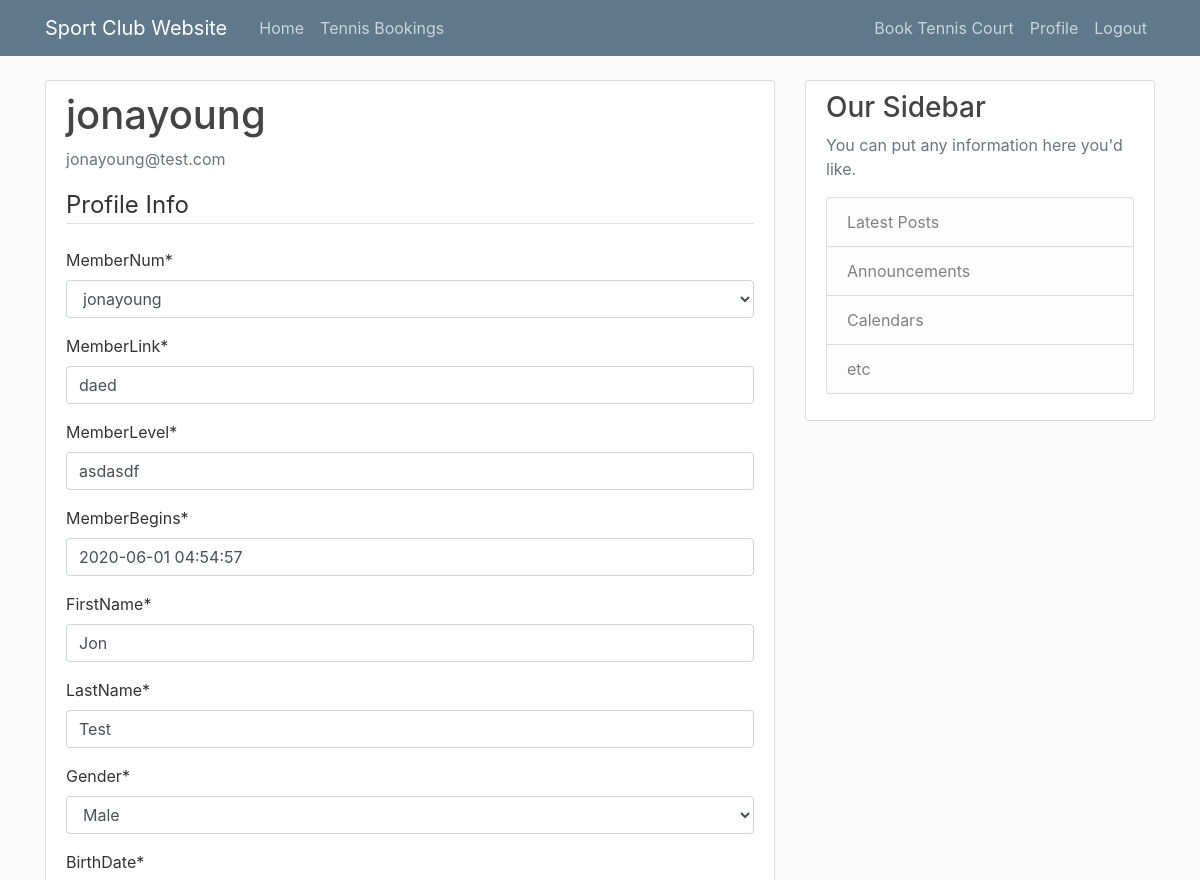
Before: /profile/ (signed in, upper part) with the older database file.
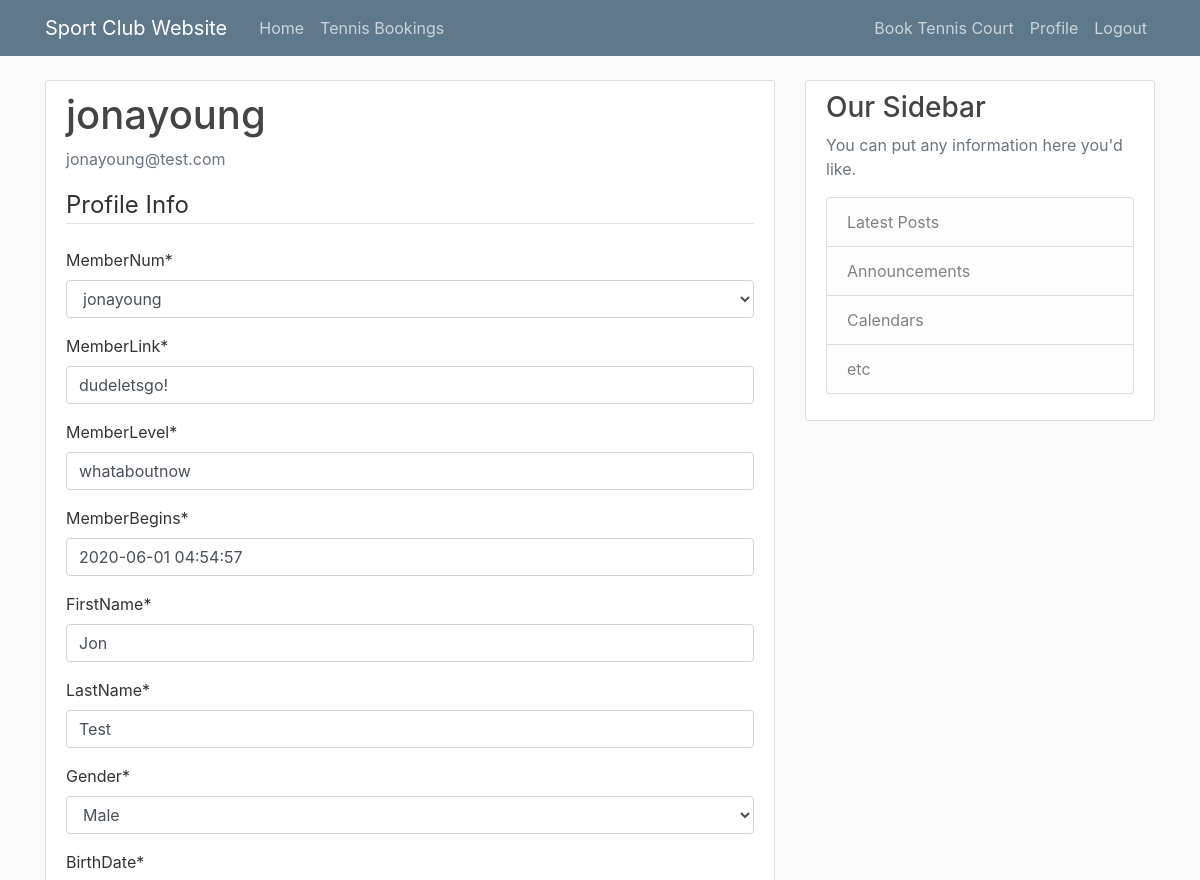
After: the same page with the newer database file.
### members/models.py (models this page shows, shortened)
class Members(models.Model):
    memberNum = models.OneToOneField(User, on_delete=models.CASCADE)
    memberLink = models.CharField(max_length=20)
    memberLevel = models.CharField(max_length=20)
    memberBegins = models.DateTimeField(default=timezone.now)
    firstName = models.CharField(max_length=30)
    lastName = models.CharField(max_length=30)
    gender = models.CharField(max_length=2, choices=[('ML', 'Male'), ('FL', 'Female'), ('OT', 'Other')])
    birthDate = models.DateField(default=timezone.now)
    emailAddress = models.CharField(max_length=40)
    street = models.CharField(max_length=100)
    city = models.CharField(max_length=40)
    province = models.CharField(max_length=40)
    postalCode = models.CharField(max_length=7)
    country = CountryField()
    homePhone = PhoneNumberField()
    cellPhone = PhoneNumberField()
    workPhone = PhoneNumberField()
    tennisRank = models.DecimalField(max_digits=3, decimal_places=2, default=0.00)
    squashRank = models.DecimalField(max_digits=3, decimal_places=2, default=0.00)
    badmintonRank = models.DecimalField(max_digits=3, decimal_places=2, default=0.00)
    platformRank = models.DecimalField(max_digits=3, decimal_places=2, default=0.00)

### members/views.py (the view)
# urls.py: path('profile/', member_views.profile, name='profile'),
@login_required
def profile(request):
    if request.method == "POST":
        m_form = MemberUpdateForm(request.POST, instance=request.user.members)
        if m_form.is_valid():
            m_form.save()
            messages.success(request, f'Your account has been updated!')
            return redirect('profile')
    else:
        m_form = MemberUpdateForm(instance=request.user.members)
    context = {
        'm_form': m_form,
    }
    return render(request, 'members/profile.html', context)

### members/forms.py
class MemberUpdateForm(forms.ModelForm):
    class Meta:
        model = Members
        fields = [
            'memberNum',
            'memberLink',
            'memberLevel',
            'memberBegins',
            'firstName',
            'lastName',
            'gender',
            'birthDate',
            'emailAddress',
            'street',
            'city',
            'province',
            'postalCode',
            'country',
            'homePhone',
            'cellPhone',
            'workPhone',
            'tennisRank',
            'squashRank',
            'badmintonRank',
            'platformRank'
        ]

### members/templates/members/profile.html (shortened to what this page needs)
{% extends "members/base.html" %}
{% load crispy_forms_tags %}
{% block content %}
    <div class="content-section">
      <div class="media">
        <div class="media-body">
          <h2 class="account-heading">{{ user.username }}</h2>
          <p class="text-secondary">{{ user.email }}</p>
        </div>
      </div>
      <form method="POST" enctype="multipart/form-data">
          <fieldset class="form-group">
              <legend class="border-bottom mb-4">Profile Info</legend>
              {{ m_form|crispy }}
          </fieldset>
      </form>
    </div>
{% endblock content %}

Changed rows visible on the page:
changed Members "jonayoung": memberLink "daed" → "dudeletsgo!"; memberLevel "asdasdf" → "whataboutnow"
